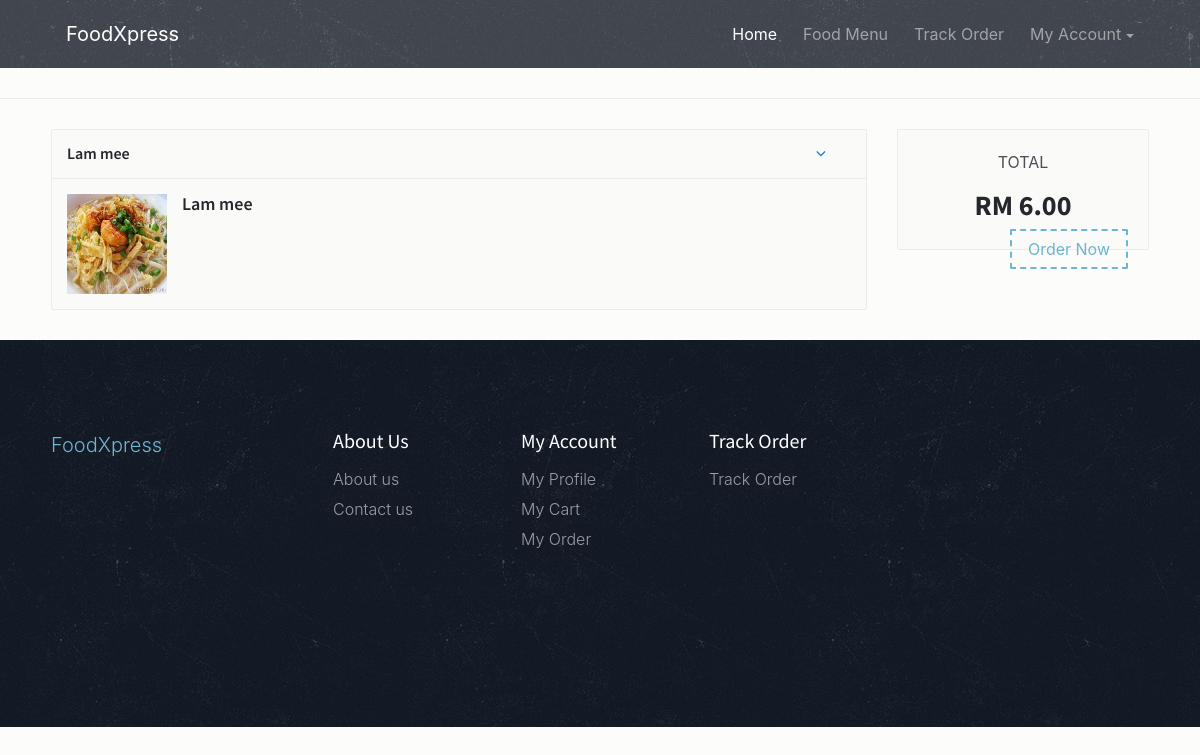
Page /food-detail.php?fid=2 on the committed database.
### tables this page shows
CREATE TABLE `tbl_food` (
  `id` int(11) NOT NULL,
  `categoryName` varchar(100) DEFAULT NULL,
  `itemName` varchar(100) DEFAULT NULL,
  `itemPrice` varchar(20) DEFAULT NULL,
  `itemDesc` varchar(500) DEFAULT NULL,
  `image` varchar(120) DEFAULT NULL,
  `itemQty` varchar(100) DEFAULT NULL,
  `restName` varchar(100) DEFAULT NULL
);

### food-detail.php (the view, shortened to what this page needs)
<?php
include('includes/dbconnection.php');
  ?>
<!DOCTYPE html>
<html lang="en">
<head>
    <link href="css/bootstrap.min.css" rel="stylesheet">
    <link href="css/font-awesome.min.css" rel="stylesheet">
    <link href="css/animsition.min.css" rel="stylesheet">
    <link href="css/animate.css" rel="stylesheet">
    <link href="css/style.css" rel="stylesheet"> </head>
<body>
    <div class="site-wrapper animsition" data-animsition-in="fade-in" data-animsition-out="fade-out">
        <header id="header" class="header-scroll top-header headrom">
            <?php include_once('includes/header.php');?>
        </header>
        <div class="page-wrapper">
            <div class="top-links">
            </div>
                                     <?php
 $cid=$_GET['fid'];
$ret=mysqli_query($con,"select * from tbl_food where id='$cid'");
while ($row=mysqli_fetch_array($ret)) {
?>
            <div class="container m-t-30">
                <div class="row">
                    <div class="col-xs-12 col-sm-6 col-md-6 col-lg-9">
                        <div class="menu-widget m-b-30">
                            <div class="widget-heading">
                                <h3 class="widget-title text-dark">
                              <?php echo $row['itemName'];?> <a class="btn btn-link pull-right" data-toggle="collapse" href="#popular" aria-expanded="true">
                              <i class="fa fa-angle-down pull-right"></i>
                              </a>
                           </h3>
                                <div class="clearfix"></div>
                            </div>
                            <div class="collapse in" id="1">
                                <div class="food-item">
                                    <div class="row">
                                        <div class="col-xs-12 col-sm-12 col-lg-8">
                                            <div class="rest-logo pull-left">
                                                <a class="restaurant-logo pull-left" href="#"><img src="admin/itemimages/<?php echo $row['image'];?>" width="200" height="100"></a>
                                            </div>
                                            <div class="rest-descr">
                                                <h6><a href="#"><?php echo $row['itemName'];?></a></h6>
                                            </div>
                                        </div>
                                        <div class="col-xs-12 col-sm-12 col-lg-4 pull-right item-cart-info"> </div>
                                    </div>
                                </div>
                            </div>
                        </div>
                    </div>
                    <div class="col-xs-12 col-md-12 col-lg-3">
                        <div class="sidebar-wrap">
                            <div class="widget widget-cart">
                                <div class="widget-body">
                                    <div class="price-wrap text-xs-center">
                                        <p>TOTAL</p>
                                        <h3 class="value"><strong>RM <?php echo $row['itemPrice'];?></strong></h3>
                                        <?php if($_SESSION['fdsuserid']==""){?>
<a href="my-order.php" class="btn theme-btn-dash pull-right">Order Now</a>
<?php }?>
                                    </div>
                                </div>
                            </div>
                        </div>
                    </div>
                    <?php }  ?>
                </div>
            </div>
            <?php include_once('includes/footer.php');?>
        </div>
    </div>
</body>
</html>

### css/style.css (style rules this page uses)
body { background: rgba(252, 251, 249, 0.68); font-size: 16px; color: #4d4f56; font-weight: 400; overflow-x: hidden; }
.h1, .h2, .h3, .h4, .h5, .h6, h1, h2, h3, h4, h5, h6 { font-family: "Source Sans Pro", sans-serif; color: #25282b; }
a { color: #6db5d1; }
.container { max-width: 1270px; width: 94%; }
.page-wrapper { padding-top: 68px; }
.form-control-lg, .dropdown-menu, .btn, .btn-group-lg>.btn, .btn-lg, .img-rounded { border-radius: 2px }
.btn { transition: all .4s; }
.theme-btn-dash { border: 2px dashed #6db5d1; background-color: transparent; color: #6db5d1 }
.m-b-30 { margin-bottom: 30px; }
.m-t-30 { margin-top: 30px; }
#header { position: fixed; width: 100%; border: 0; z-index: 99; }
.top-links { padding: 15px 0; border-bottom: 1px solid #eaebeb; }
.widget { border: 1px solid #eaebeb; background: #fafaf8; border-radius: 3px; margin-bottom: 20px; }
.widget-heading { padding: 15px; color: #fff; border-radius: 3px; border-bottom: 1px solid #eaebeb; }
.menu-widget .widget-heading { border-bottom: none }
.widget-heading .widget-title { font-size: 16px; font-weight: 600; float: left; margin-top: 0; margin-bottom: 0; width: 100%; }
.widget-heading .widget-title .btn { padding: 0px 24px; }
.menu-widget, .widget { border: 1px solid #eaebeb; background: #fafaf8; border-radius: 2px; position: relative; }
.widget-body { padding: 20px; }
.menu-widget .food-item { padding: 15px }
.menu-widget .food-item:first-of-type { border-bottom: none }
.menu-widget .food-item .restaurant-logo { max-width: 100px; height: auto; display: block; }
.menu-widget .food-item .restaurant-logo img { max-width: 100%; display: block }
.menu-widget .food-item:first-of-type { border-top: 1px solid #eaebeb; }
.menu-widget .food-item:last-of-type { border-bottom: transparent }
.menu-widget .food-item .rest-descr { padding-left: 115px; padding-top: 0; }
.menu-widget .food-item .rest-descr h6 a { color: #25282b; font-size: 18px; font-weight: 600; }
.menu-widget .food-item .item-cart-info { padding-top: 20px }

### rows in the picture
tbl_food: itemName "Lam mee", image (picture), itemPrice "6.00"
